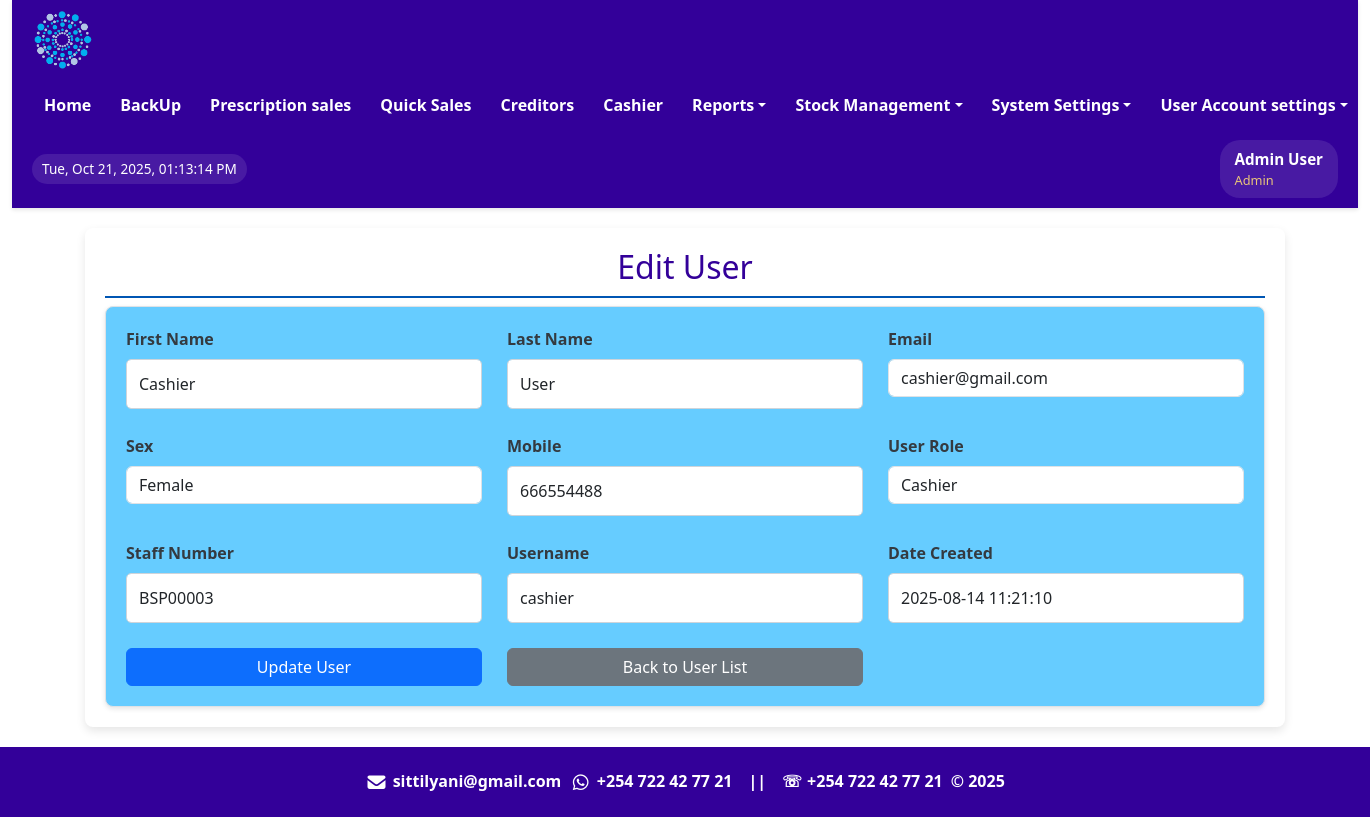
The app's page /views/update_user.php?user_id=5 (signed in) with its own data.
### tables this page shows
CREATE TABLE IF NOT EXISTS `users` (
  `user_id` int NOT NULL AUTO_INCREMENT,
  `first_name` varchar(100) NOT NULL,
  `last_name` varchar(100) NOT NULL,
  `email` varchar(100) NOT NULL,
  `password` varchar(100) DEFAULT NULL,
  `username` varchar(100) DEFAULT NULL,
  `sex` varchar(50) NOT NULL,
  `mobile` int NOT NULL,
  `userrole` varchar(100) NOT NULL,
  `staff_number` varchar(50) NOT NULL,
  `date_created` datetime DEFAULT CURRENT_TIMESTAMP,
  PRIMARY KEY (`user_id`),
  UNIQUE KEY `email` (`email`),
  UNIQUE KEY `mobile` (`mobile`),
  UNIQUE KEY `staff_number` (`staff_number`)
);

### views/update_user.php (the view, shortened to what this page needs)
<?php
include '../includes/config.php';
include '../includes/header.php';
$user = [];
if (isset($_GET['user_id'])) {
    $user_id = $_GET['user_id'];
    $sql = "SELECT user_id, first_name, last_name, email, sex, mobile, userrole, staff_number, date_created, username FROM users WHERE user_id = ?";
    $stmt = $conn->prepare($sql);
    $stmt->bind_param('i', $user_id);
    $stmt->execute();
    $result = $stmt->get_result();
    if ($result->num_rows > 0) {
        $user = $result->fetch_assoc();
    } else {
        header("Location: userslist.php?error=user_not_found");
        exit();
    }
} else {
    header("Location: userslist.php?=?");
    exit();
}
?>
<!DOCTYPE html>
<html lang="en">
<head>
    <link rel="stylesheet" href="../assets/css/bootstrap.min.css">
</head>
<body>
    <div class="main-content">
        <div class="form-container">
            <h2>Edit User</h2>
            <?php if (!empty($user)): ?>
                <form method="POST" action="">
                    <div class="form-group">
                        <label for="first_name" class="form-label">First Name</label>
                        <input type="text" class="form-control" id="first_name" name="first_name" value="<?php echo htmlspecialchars($user['first_name']); ?>" required>
                    </div>
                    <div class="form-group">
                        <label for="last_name" class="form-label">Last Name</label>
                        <input type="text" class="form-control" id="last_name" name="last_name" value="<?php echo htmlspecialchars($user['last_name']); ?>" required>
                    </div>
                    <div class="form-group">
                        <label for="email" class="form-label">Email</label>
                        <input type="email" class="form-control" id="email" name="email" value="<?php echo htmlspecialchars($user['email']); ?>" required>
                    </div>
                    <div class="form-group">
                        <label for="sex" class="form-label">Sex</label>
                        <select class="form-control" id="sex" name="sex" required>
                            <option value="Female" <?php echo $user['sex'] == 'Female' ? 'selected' : ''; ?>>Female</option>
                        </select>
                    </div>
                    <div class="form-group">
                        <label for="mobile" class="form-label">Mobile</label>
                        <input type="text" class="form-control" id="mobile" name="mobile" value="<?php echo htmlspecialchars($user['mobile']); ?>" required>
                    </div>
                    <div class="form-group">
                        <label for="userrole" class="form-label">User Role</label>
                        <select class="form-control" id="userrole" name="userrole" required>
                            <option value="Cashier" <?php echo $user['userrole'] == 'Cashier' ? 'selected' : ''; ?>>Cashier</option>
                        </select>
                    </div>
                    <div class="form-group">
                        <label for="staff_number" class="form-label">Staff Number</label>
                        <input type="text" class="form-control" id="staff_number" name="staff_number" value="<?php echo htmlspecialchars($user['staff_number']); ?>" readonly>
                    </div>
                    <div class="form-group">
                        <label for="username" class="form-label">Username</label>
                        <input type="text" class="form-control" id="username" name="username" value="<?php echo htmlspecialchars($user['username']); ?>">
                    </div>
                    <div class="form-group">
                        <label for="date_created" class="form-label">Date Created</label>
                        <input type="text" class="form-control" id="date_created" value="<?php echo htmlspecialchars($user['date_created']); ?>" readonly>
                    </div>
                    <button type="submit" name="submit" class="btn btn-primary">Update User</button>
                    <a href="userslist.php" class="btn btn-secondary">Back to User List</a>
                </form>
            <?php else: ?>
                <p>User not found.</p>
                <a href="userslist.php" class="btn btn-secondary">Back to User List</a>
            <?php endif; ?>
        </div>
    </div>
    <?php include '../includes/footer.php';  ?>
</body>
</html>

### includes/header.php (shortened to what this page needs)
<?php
include('config.php');
$userDetails = [
    'user_id' => $_SESSION['user_id'] ?? null,
    'username' => 'Guest',
    'full_name' => 'Guest User',
    'first_name' => 'Guest',
    'last_name' => 'User',
    'email' => '',
    'mobile' => '',
    'userrole' => $_SESSION['userrole'],
    'staff_number' => '',
    'sex' => ''
];
if ($userDetails['user_id']) {
    $stmt = $conn->prepare("SELECT
                user_id, first_name, last_name, email, username,
                sex, mobile, userrole, staff_number
            FROM users
            WHERE user_id = ?");
    $stmt->bind_param("i", $userDetails['user_id']);
    $stmt->execute();
    $result = $stmt->get_result();
    if ($result->num_rows > 0) {
        $dbData = $result->fetch_assoc();
        $userDetails = array_merge($userDetails, [
            'username' => htmlspecialchars($dbData['username']),
            'full_name' => htmlspecialchars($dbData['first_name'] . ' ' . $dbData['last_name']),
            'first_name' => htmlspecialchars($dbData['first_name']),
            'last_name' => htmlspecialchars($dbData['last_name']),
            'email' => htmlspecialchars($dbData['email']),
            'mobile' => htmlspecialchars($dbData['mobile']),
            'sex' => htmlspecialchars($dbData['sex']),
            'staff_number' => htmlspecialchars($dbData['staff_number']),
            'userrole' => htmlspecialchars($dbData['userrole'])
        ]);
    }
}
$userrole = $userDetails['userrole'];
$full_name = $userDetails['full_name'];
?>
<!DOCTYPE html>
<html lang="en">
<head>
    <link rel="stylesheet" href="../assets/css/bootstrap.min.css" type="text/css">
</head>
<body>
    <div class="container-fluid">
        <div class="main-header">
            <div class="header-content">
                <div class="logo-container">
                    <img src="../assets/images/Logo-round-nobg-2.png" alt="Pharmacy Logo">
                </div>
                <nav class="main-nav">
                    <ul class="nav-list">
                        <?php if (in_array($userrole, ['Admin', 'Supervisor', 'Manager'])) : ?>
                            <li class="nav-item"><a href="../dashboard/admin_dashboard.php" class="nav-link">Home</a></li>
                            <li class="nav-item"><a href="../Backup/backup.php" class="nav-link">BackUp</a></li>
                            <li class="nav-item"><a href="../sales/orders.php" class="nav-link">Prescription sales</a></li>
                            <li class="nav-item"><a href="../sales/direct_orders.php" class="nav-link">Quick Sales</a></li>
                            <li class="nav-item"><a href="../views/view_credit_sales.php" class="nav-link">Creditors</a></li>
                            <li class="nav-item"><a href="../sales/view_order.php" class="nav-link">Cashier</a></li>
                        <?php endif; ?>
                        <?php if (in_array($userrole, ['Admin', 'Supervisor', 'Manager'])) : ?>
                        <li class="dropdown">
                            <a href="#" class="dropdown-toggle">Reports</a>
                        </li>
                        <?php endif; ?>
                        <?php if (in_array($userrole, ['Admin', 'Supervisor', 'Manager', 'Cashier'])) : ?>
                        <li class="dropdown">
                            <a href="#" class="dropdown-toggle">Stock Management</a>
                        </li>
                        <?php endif; ?>
                        <?php if (in_array($userrole, ['Admin'])) : ?>
                        <li class="dropdown">
                            <a href="#" class="dropdown-toggle">System Settings</a>
                        </li>
                        <?php endif; ?>
                        <?php if (in_array($userrole, ['Admin', 'Supervisor', 'Manager', 'Cashier', 'Cleaner', 'Security', 'Pharmtech'])) : ?>
                        <li class="dropdown user-menu">
                            <a href="#" class="dropdown-toggle">User Account settings</a>
                        </li>
                        <?php endif; ?>
                    </ul>
                </nav>
                <div id="date-time" class="date-time-display"></div>
                <div class="user-info-header">
                    <div class="user-details">
                        <span class="user-name"><?php echo htmlspecialchars($full_name); ?></span>
                        <span class="user-role"><?php echo htmlspecialchars($userrole); ?></span>
                    </div>
                </div>
            </div>
        </div>
</body>
</html>

### includes/header.php (style rules this page uses)
* { box-sizing:border-box;margin:0;padding:0 }
.main-header { background-color:#330099;padding:10px 20px;box-shadow:0 2px 4px rgba(0,0,0,0.1);position:sticky;top:0;z-index:1000;min-height:70px;color:#FFF }
.header-content { display:flex;align-items:center;justify-content:space-between;width:100%;margin:0 auto;gap:15px;flex-wrap:wrap }
.logo-container { display:flex;align-items:center }
.logo-container img { height:60px;width:auto }
.user-info-header { display:flex;align-items:center;gap:10px;background:rgba(255,255,255,0.1);padding:8px 15px;border-radius:20px;color:#FFF;white-space:nowrap }
.user-info-header .user-details { display:flex;flex-direction:column;align-items:flex-start }
.user-info-header .user-name { font-weight:bold;font-size:0.95em }
.user-info-header .user-role { font-size:0.8em;opacity:0.9;color:#FBD875 }
.main-nav { display:flex;align-items:center }
.main-nav .nav-list { list-style:none;margin:0;padding:0;display:flex;align-items:center;gap:5px }
.main-nav .nav-item,.main-nav .dropdown { color:#FFF }
.main-nav .nav-link,.main-nav .dropdown-toggle { display:block;padding:8px 12px;text-decoration:none;color:#FFF;font-weight:600;white-space:nowrap;border-radius:4px;transition:background 0.1s }
.dropdown { position:relative }
.date-time-display { font-size:0.85em;color:#FFF;padding:5px 10px;background:rgba(255,255,255,0.1);border-radius:15px;white-space:nowrap }
.main-content { margin:10px 20px }
.main-content h2 { color:#330099 }

### views/update_user.php (style rules this page uses)
:root { --primary-color: #0056b3; --secondary-color: #6c757d; --background-light: #f8f9fa; --card-background: #ffffff; --border-color: #dee2e6; --success-color: #28a745; --success-bg-color: #d4edda; --text-color: #343a40; --input-border: #ced4da; --input-focus-border: #80bdff; --shadow-light: rgba(0, 0, 0, 0.1); --font-family: 'Arial', sans-serif; }
body { background-color: var(--background-light); font-family: var(--font-family); color: var(--text-color); }
.main-content { padding: 20px; max-width: 1200px; margin: 20px auto; background-color: var(--card-background); border-radius: 8px; box-shadow: 0 4px 10px var(--shadow-light); }
h2 { color: var(--primary-color); text-align: center; margin-bottom: 30px; font-size: 1.8em; border-bottom: 2px solid var(--primary-color); padding-bottom: 10px; }
form { display: grid; grid-template-columns: repeat(3, 1fr); gap: 25px; padding: 20px; background-color: #66ccff; border: 1px solid var(--border-color); border-radius: 8px; box-shadow: 0 2px 5px var(--shadow-light); }
.form-group { display: flex; flex-direction: column; }
label { margin-bottom: 8px; font-weight: bold; color: var(--text-color); }
input[type="text"], input[type="number"], input[type="date"], select { width: 100%; padding: 12px; border: 1px solid var(--input-border); border-radius: 5px; font-size: 1em; box-sizing: border-box; transition: border-color 0.3s ease, box-shadow 0.3s ease; }

### includes/footer.php (style rules this page uses)
* { box-sizing: border-box; }
body { margin: 0; padding: 0; padding-bottom: 70px; }

### records on screen
users: userrole "Admin"
users: first_name "Cashier", last_name "User", email "cashier@gmail.com", sex "Female", mobile "666554488", userrole "Cashier", staff_number "BSP00003", username "cashier", date_created "2025-08-14 11:21:10"

### other values on screen
$full_name "Admin User"
